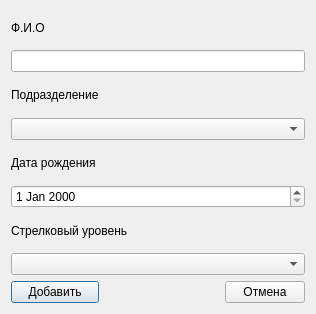
<?xml version="1.0" encoding="UTF-8"?>
<ui version="4.0">
 <class>Dialog</class>
 <widget class="QDialog" name="Dialog">
  <property name="geometry">
   <rect>
    <x>0</x>
    <y>0</y>
    <width>316</width>
    <height>314</height>
   </rect>
  </property>
  <property name="windowTitle">
   <string>Dialog</string>
  </property>
  <layout class="QGridLayout" name="gridLayout">
   <item row="0" column="0">
    <widget class="QLabel" name="label">
     <property name="text">
      <string>Ф.И.О</string>
     </property>
    </widget>
   </item>
   <item row="1" column="0" colspan="3">
    <widget class="QLineEdit" name="txtName"/>
   </item>
   <item row="2" column="0">
    <widget class="QLabel" name="label_2">
     <property name="text">
      <string>Подразделение</string>
     </property>
    </widget>
   </item>
   <item row="3" column="0" colspan="3">
    <widget class="QComboBox" name="cmbDivisions"/>
   </item>
   <item row="4" column="0">
    <widget class="QLabel" name="label_3">
     <property name="text">
      <string>Дата рождения</string>
     </property>
    </widget>
   </item>
   <item row="6" column="0" colspan="2">
    <widget class="QLabel" name="label_4">
     <property name="text">
      <string>Стрелковый уровень</string>
     </property>
    </widget>
   </item>
   <item row="7" column="0" colspan="3">
    <widget class="QComboBox" name="cmbDegree"/>
   </item>
   <item row="8" column="0">
    <widget class="QPushButton" name="btnAdd">
     <property name="text">
      <string>Добавить</string>
     </property>
    </widget>
   </item>
   <item row="8" column="1">
    <spacer name="horizontalSpacer">
     <property name="orientation">
      <enum>Qt::Horizontal</enum>
     </property>
     <property name="sizeHint" stdset="0">
      <size>
       <width>121</width>
       <height>20</height>
      </size>
     </property>
    </spacer>
   </item>
   <item row="8" column="2">
    <widget class="QPushButton" name="btnCancel">
     <property name="text">
      <string>Отмена</string>
     </property>
    </widget>
   </item>
   <item row="5" column="0" colspan="3">
    <widget class="QDateEdit" name="dateEdit"/>
   </item>
  </layout>
 </widget>
 <resources/>
 <connections/>
</ui>
